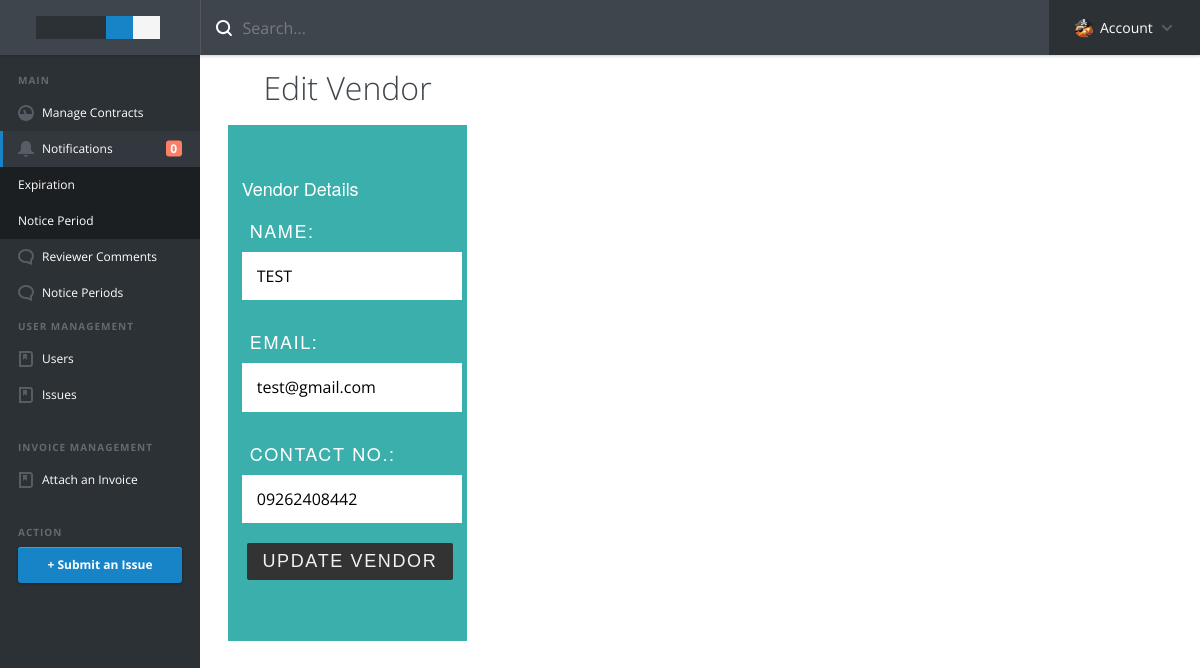
Screenshot of /index.php?edit_vendor=13 (signed in) with the database file from the repository.
### tables this page shows
CREATE TABLE `vendor` (
  `vendor_id` int(12) NOT NULL,
  `contact_name` varchar(255) NOT NULL,
  `email` varchar(255) NOT NULL,
  `phone_no` varchar(13) NOT NULL,
  `role_id` int(11) NOT NULL DEFAULT 2
);

### edit_vendor.php (the view, shortened to what this page needs)
<?php
include('./database/config.php');
function getVendorData($vendor_id, $conn)
{
    $query = "SELECT * FROM vendor WHERE vendor_id = ?";
    $stmt = mysqli_prepare($conn, $query);
    mysqli_stmt_bind_param($stmt, "i", $vendor_id);
    mysqli_stmt_execute($stmt);
    $result = mysqli_stmt_get_result($stmt);
    $vendor_data = mysqli_fetch_assoc($result);
    return $vendor_data;
}
if (isset($_GET['edit_vendor'])) {
    $vendor_id = $_GET['edit_vendor'];
    $vendor_data = getVendorData($vendor_id, $conn);
} else {
    echo "Invalid request";
    die();
}
?>
<h1>Edit Vendor</h1>
<div class="form-container">
    <form method="post" action="update_vendor.php" enctype="multipart/form-data" id="form">
        <fieldset>
            <legend>Vendor Details</legend>
            <ul class="form-flex-outer">
                <li>
                    <label for="vendor_name">Name:</label>
                    <input type="text" id="vendor_name" name="vendor_name" placeholder="Enter Vendor Name" required
                        value="<?php echo $vendor_data['contact_name']; ?>">
                </li>
                <li>
                    <label for="vendor_email">Email:</label>
                    <input type="email" id="vendor_email" name="vendor_email" placeholder="Enter Vendor Email" required
                        value="<?php echo $vendor_data['email']; ?>">
                </li>
                <li>
                    <label for="vendor_contact">Contact No.:</label>
                    <input type="tel" id="vendor_contact" name="vendor_contact"
                        placeholder="Enter Vendor Contact number" required
                        value="<?php echo $vendor_data['phone_no']; ?>">
                </li>
                <li>
                    <button type="submit" name="update_vendor">Update Vendor</button>
                </li>
            </ul>
        </fieldset>
    </form>
</div>

### css/style.css (style rules this page uses)
*, *::after, *::before { box-sizing: border-box; }
html { font-size: 62.5%; }
body { font-size: 1.6rem; font-family: "Open Sans", sans-serif; color: #3e454c; background-color: #ffffff; }
body::after { clear: both; content: ""; display: table; }
input { font-family: "Open Sans", sans-serif; font-size: 1.6rem; }
.cd-main-content .content-wrapper h1 { text-align: center; padding: 0.8em 0; font-size: 2rem; }
@media only screen and (min-width: 768px) { .cd-main-content .content-wrapper h1 { padding: 0.8em 0 0; font-size: 3.2rem; font-weight: 300; } }

### css/table_style.css (style rules this page uses)
@media only screen and (min-device-width: 768px) and (max-device-width: 1024px) { body { width: 495px; } }

### css/form_style.css (style rules this page uses)
.form-container { font: normal 18px/1.5 "Fira Sans", "Helvetica Neue", sans-serif; width: 90%; max-width: 1200px; margin: 0 auto; background: #3AAFAB; color: #fff; padding: 50px 0; }
.form-flex-outer, .form-flex-inner { list-style-type: none; padding: 0; }
.form-flex-outer { max-width: 800px; margin: 0 auto; }
.form-flex-outer li, .form-flex-inner { display: flex; flex-wrap: wrap; align-items: center; }
.form-flex-outer > li:not(:last-child) { margin-bottom: 20px; }
.form-flex-outer li label, .form-flex-outer li p { padding: 8px; font-weight: 300; letter-spacing: .09em; text-transform: uppercase; }
.form-flex-outer > li > label, .form-flex-outer li p { flex: 1 0 120px; max-width: 220px; }
.form-flex-outer > li > label + *, .form-flex-inner { flex: 1 0 220px; }
.form-flex-outer li input:not([type='checkbox']), .form-flex-outer li textarea { padding: 15px; border: none; }
.form-flex-outer li button { margin-left: auto; padding: 8px 16px; border: none; background: #333; color: #f2f2f2; text-transform: uppercase; letter-spacing: .09em; border-radius: 2px; }

### rows the page displays
vendor: vendor_name "TEST", vendor_email "test@gmail.com", vendor_contact "09262408442"
